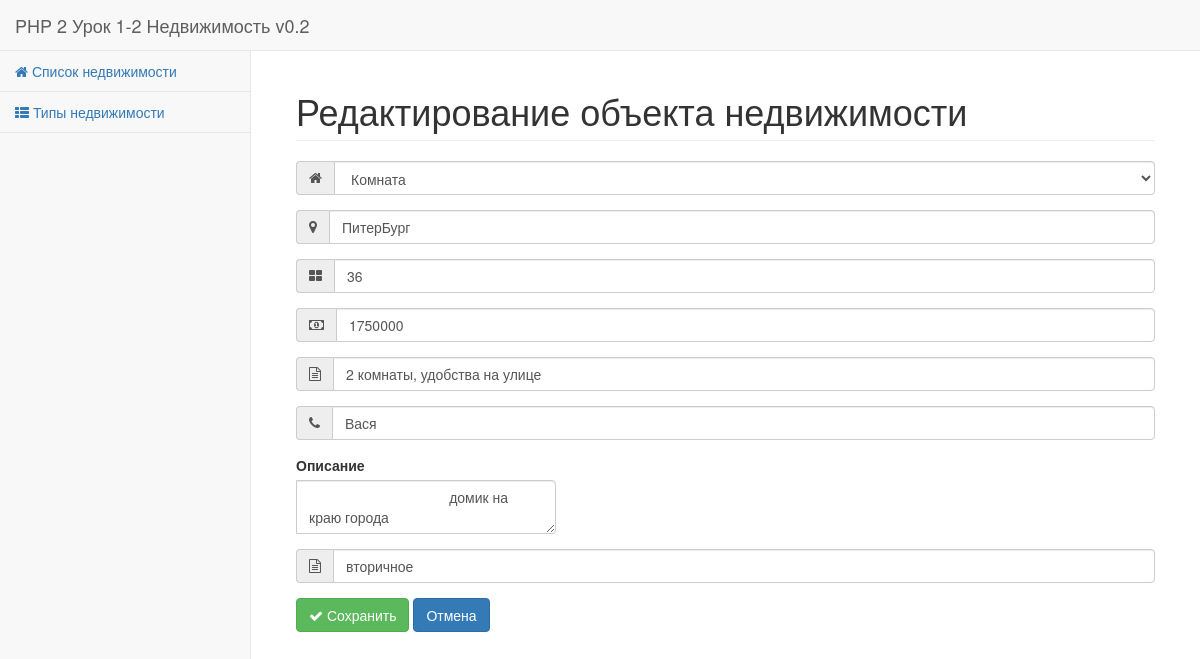
The app's page /edit.php?id=4 with its own data.
### tables this page shows
CREATE TABLE IF NOT EXISTS `realty` (
  `id` int(10) unsigned NOT NULL,
  `object` tinyint(3) unsigned NOT NULL,
  `address` varchar(256) NOT NULL,
  `square` int(10) unsigned NOT NULL,
  `price` int(10) unsigned NOT NULL,
  `additional` varchar(256) NOT NULL,
  `agent` varchar(256) NOT NULL,
  `description` varchar(2048) NOT NULL,
  `category` varchar(50) NOT NULL
);

### edit.php (called while the page is built, shortened)
<?php
require_once "models/db.php";
require_once "models/objects.model.php";
require_once "models/realty.model.php";
if ( isset($_GET['id']))
{
    $id = (int) $_GET['id'];
}
else
{
    die('Не передан параметр id');
}
if ( isset($_POST['action']) )
{
    if ( $_POST['action'] === 'edit' )
    {
        $realty = edit_realty( $db_link, $_POST['realty_id'], $_POST['object_id'],$_POST['address'], $_POST['square'], $_POST['price'], $_POST['additional'], $_POST['agent'], $_POST['description'], $_POST['category']);
        if ( $realty )
        {
            header("Location: show.php?id={$_POST['realty_id']}");
            die();
        }
        else
            $realty = ERROR_EDIT_REALTY;
    }
}
else
    $realty = get_realty_by_id($db_link, $id);
$objects = get_all_objects($db_link);
include "views/realty-edit.view.php";

### models/realty.model.php (called while the page is built, shortened)
<?php
function get_realty_by_id ($db_link, $realty_id)
{
    $query = "SELECT `id`, (SELECT `title` FROM `objects` WHERE `objects`.`id`=`realty`.`id`) AS `object`, `address`, `square`, `price`, `additional`, `agent`, `description`, `category` FROM `realty` WHERE `id`={$realty_id};";
    if ( $result = mysqli_query($db_link, $query))
    {
        if ( $row = mysqli_fetch_assoc($result))
            return $row;
    }
    else
        return false;
}

### models/objects.model.php (called while the page is built, shortened)
<?php
function get_all_objects ($db_link)
{
    $all_objects = array();
    $query = "SELECT * FROM `objects`;";
    if ( $result = mysqli_query($db_link, $query))
    {
        while ( $row = mysqli_fetch_assoc( $result ) )
        {
            $all_objects[] = $row;
        }
        return $all_objects;
    }
    else
        return false;
}

### views/realty-edit.view.php (the view, shortened to what this page needs)
<!DOCTYPE html>
<html lang="ru">
<head>
    <link href="bower_components/bootstrap/dist/css/bootstrap.min.css" rel="stylesheet">
    <link href="bower_components/metisMenu/dist/metisMenu.min.css" rel="stylesheet">
    <link href="dist/css/sb-admin-2.css" rel="stylesheet">
    <link href="bower_components/font-awesome/css/font-awesome.min.css" rel="stylesheet" type="text/css">
</head>
<body>
<div id="wrapper">
    <nav class="navbar navbar-default navbar-static-top" role="navigation" style="margin-bottom: 0">
        <div class="navbar-header">
            <a class="navbar-brand" href="index.php">PHP 2 Урок 1-2 Недвижимость v0.2</a>
        </div>
        <div class="navbar-default sidebar" role="navigation">
            <div class="sidebar-nav navbar-collapse">
                <ul class="nav" id="side-menu">
                    <li>
                        <a href="index.php"> <i class="fa fa-home"></i></i> Список недвижимости</a>
                    </li>
                    <li>
                        <a href="types.php"> <i class="fa fa-th-list "></i> Типы недвижимости</a>
                    </li>
                </ul>
            </div>
        </div>
    </nav>
    <div id="page-wrapper">
        <div class="container-fluid">
            <div class="row">
                <div class="col-lg-12">
                    <h1 class="page-header">Редактирование объекта недвижимости</h1>
                    <form action="" method="post">
                        <div class="form-group input-group" style="width: 100%">
                            <span class="input-group-addon"><i class="fa fa-home"></i></span>
                            <select class="form-control" name="object_id">
                                <?php
                                if ( $realty === ERROR_EDIT_REALTY )
                                {
                                    echo '<h1 class="page-header">Ошибка изменения записи!</h1>';
                                }
                                elseif ( $realty )
                                {
                                foreach ($objects as $a_type) {
                                    $selected = '';
                                    ?>
                                    <option
                                        value="<?= $a_type['id'] ?>"<?= $selected ?>><?= $a_type['title'] ?></option>
                                    <?php
                                    }
                                ?>
                            </select>
                        </div>
                        <div class="form-group input-group">
                            <span class="input-group-addon"><i class="fa fa-map-marker"></i></span>
                            <input type="text" placeholder="Адрес" class="form-control" name="address" required
                                   value="<?= $realty['address'] ?>">
                        </div>
                        <div class="form-group input-group">
                            <span class="input-group-addon"><i class="fa fa-th-large"></i></span>
                            <input type="text" placeholder="Площадь" class="form-control" name="square" required
                                   value="<?= $realty['square'] ?>">
                        </div>
                        <div class="form-group input-group">
                            <span class="input-group-addon"><i class="fa fa-money"></i></span>
                            <input type="text" placeholder="Стоимость" class="form-control" name="price" required
                                   value="<?= $realty['price'] ?>">
                        </div>
                        <div class="form-group input-group">
                            <span class="input-group-addon"><i class="fa fa-file-text-o "></i></span>
                            <input type="text" placeholder="Дополнительно" class="form-control" name="additional"
                                   value="<?= $realty['additional'] ?>">
                        </div>
                        <div class="form-group input-group">
                            <span class="input-group-addon"><i class="fa fa-phone "></i></span>
                            <input type="text" placeholder="Контактное лицо" class="form-control" name="agent" required
                                   value="<?= $realty['agent'] ?>">
                        </div>
                        <div class="form-group input-group">
                            <label for="description">Описание</label>
                                    <textarea class="form-control" name="description" id="description">
                                    <?= $realty['description'] ?>
                                    </textarea>
                        </div>
                        <div class="form-group input-group">
                            <span class="input-group-addon"><i class="fa fa-file-text-o"></i></span>
                            <input type="text" placeholder="Категория" class="form-control" name="category"
                                   value="<?= $realty['category'] ?>">
                        </div>
                        <button class="btn btn-success" type="submit"><i class="fa fa-check"></i> Сохранить</button>
                        <a class="btn btn-primary" href="show.php?id=<?= $realty['id'] ?>">Отмена</a>
                    </form>
                    <?php
                    }
                    else
                        echo '<h1 class="page-header">Запись с таким id не найдена!</h1>';
                    ?>
                </div>
            </div>
        </div>
    </div>
</div>
</body>
</html>

### records on screen
realty: address "ПитерБург", square "36", price "1750000", additional "2 комнаты, удобства на улице", agent "Вася", description "домик на краю города", category "вторичное"

### other values on screen
form field object_id "Комната"
